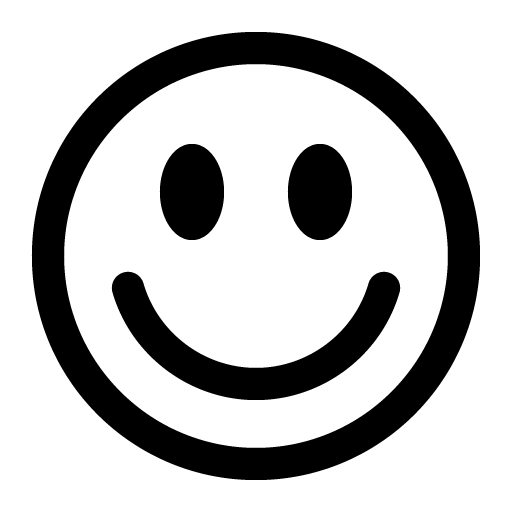
#> input picture Новая папка/watermark.png, 512 x 512 px, found by its file name
$ python lab7.py
#> lines starting #> are read from the running program, lines starting #| are printed output that depends on the picture
from PIL import Image, ImageFilter

def z1():
    i = Image.open('3.jpg')
    i.show()

    print('Размер', i.size, 'Формат', i.format , 'Цветовая модель', i.mode)

def z2():
    i = Image.open('3.jpg')

    i1 = i.reduce(3)
    i1.save('3_1.jpg')

    i2 = i.transpose(Image.FLIP_TOP_BOTTOM)
    i2.save('3_2.jpg')

    i3 = i.transpose(Image.FLIP_LEFT_RIGHT)
    i3.save('3_3.jpg')

def z3():
    for i in range(1, 6):
        k = Image.open(str(i) + '.jpg')
        k = k.filter(ImageFilter.SHARPEN)
        k.save('z3/' + str(i) + '.jpg')
        k.show()

def z4():
    i = Image.open('watermark.png')
#> i is the input picture: PIL image 512x512 RGBA; mean R, G, B, A 0, 0, 0, 62.2
    f = Image.open('1.jpg')
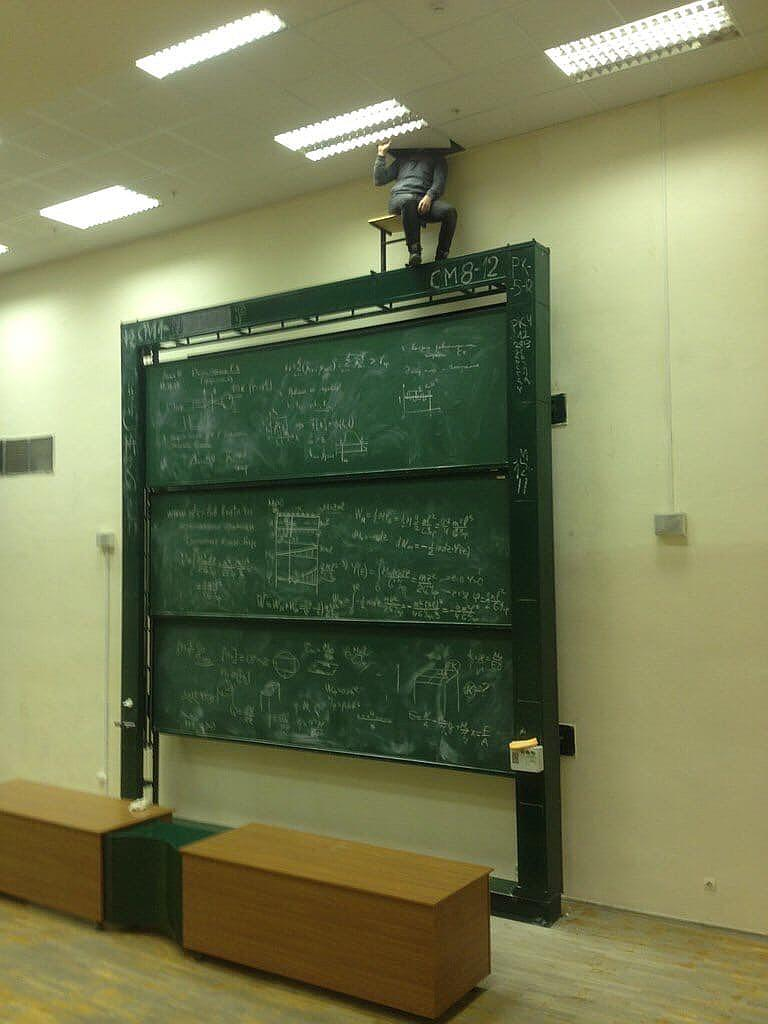
#> input picture laba9/1.jpg, 768 x 1024 px, found by its file name
#> f is the input picture: PIL image 768x1024 RGB; mean R, G, B 118.8, 123.7, 84.9

    f.paste(i, (50, 50), i)
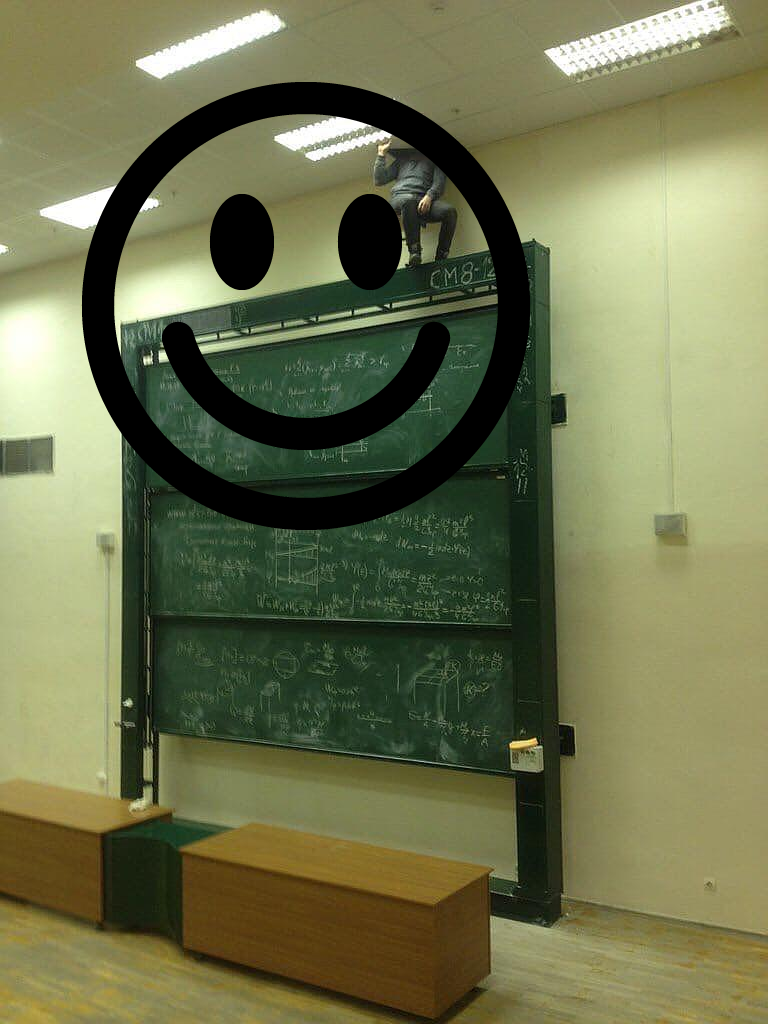
#> f: PIL image 768x1024 RGB; mean R, G, B 110.7, 114.4, 78.1

    f.save('vodznak.jpg')
    f.show()

z4()
